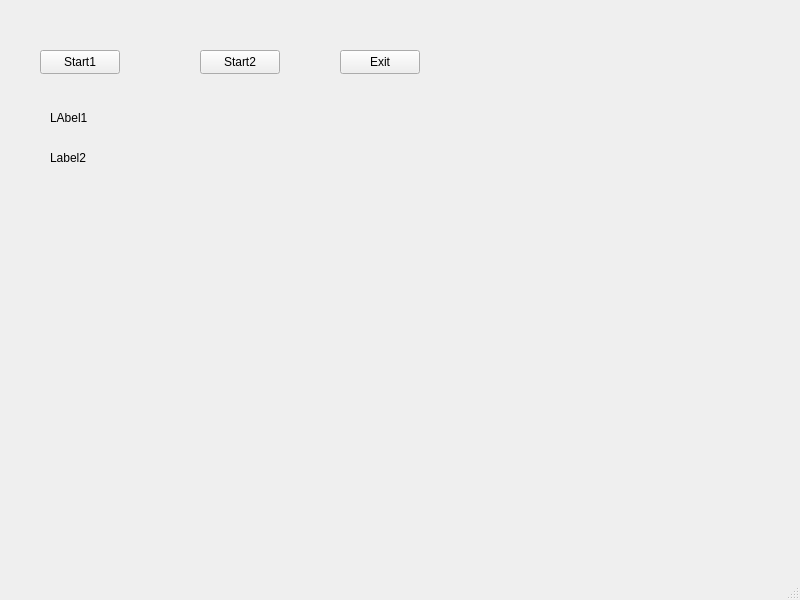
<?xml version="1.0" encoding="UTF-8"?>
<ui version="4.0">
 <class>MainWindow</class>
 <widget class="QMainWindow" name="MainWindow">
  <property name="geometry">
   <rect>
    <x>0</x>
    <y>0</y>
    <width>800</width>
    <height>600</height>
   </rect>
  </property>
  <property name="windowTitle">
   <string>MainWindow</string>
  </property>
  <widget class="QWidget" name="centralwidget">
   <widget class="QPushButton" name="pushButton">
    <property name="geometry">
     <rect>
      <x>40</x>
      <y>50</y>
      <width>80</width>
      <height>24</height>
     </rect>
    </property>
    <property name="text">
     <string>Start1</string>
    </property>
   </widget>
   <widget class="QPushButton" name="pushButton_2">
    <property name="geometry">
     <rect>
      <x>200</x>
      <y>50</y>
      <width>80</width>
      <height>24</height>
     </rect>
    </property>
    <property name="text">
     <string>Start2</string>
    </property>
   </widget>
   <widget class="QPushButton" name="pushButton_3">
    <property name="geometry">
     <rect>
      <x>340</x>
      <y>50</y>
      <width>80</width>
      <height>24</height>
     </rect>
    </property>
    <property name="text">
     <string>Exit</string>
    </property>
   </widget>
   <widget class="QLabel" name="label">
    <property name="geometry">
     <rect>
      <x>50</x>
      <y>110</y>
      <width>141</width>
      <height>16</height>
     </rect>
    </property>
    <property name="text">
     <string>LAbel1</string>
    </property>
   </widget>
   <widget class="QLabel" name="label_2">
    <property name="geometry">
     <rect>
      <x>50</x>
      <y>150</y>
      <width>161</width>
      <height>16</height>
     </rect>
    </property>
    <property name="text">
     <string>Label2</string>
    </property>
   </widget>
  </widget>
  <widget class="QMenuBar" name="menubar">
   <property name="geometry">
    <rect>
     <x>0</x>
     <y>0</y>
     <width>800</width>
     <height>21</height>
    </rect>
   </property>
  </widget>
  <widget class="QStatusBar" name="statusbar"/>
 </widget>
 <resources/>
 <connections/>
</ui>
